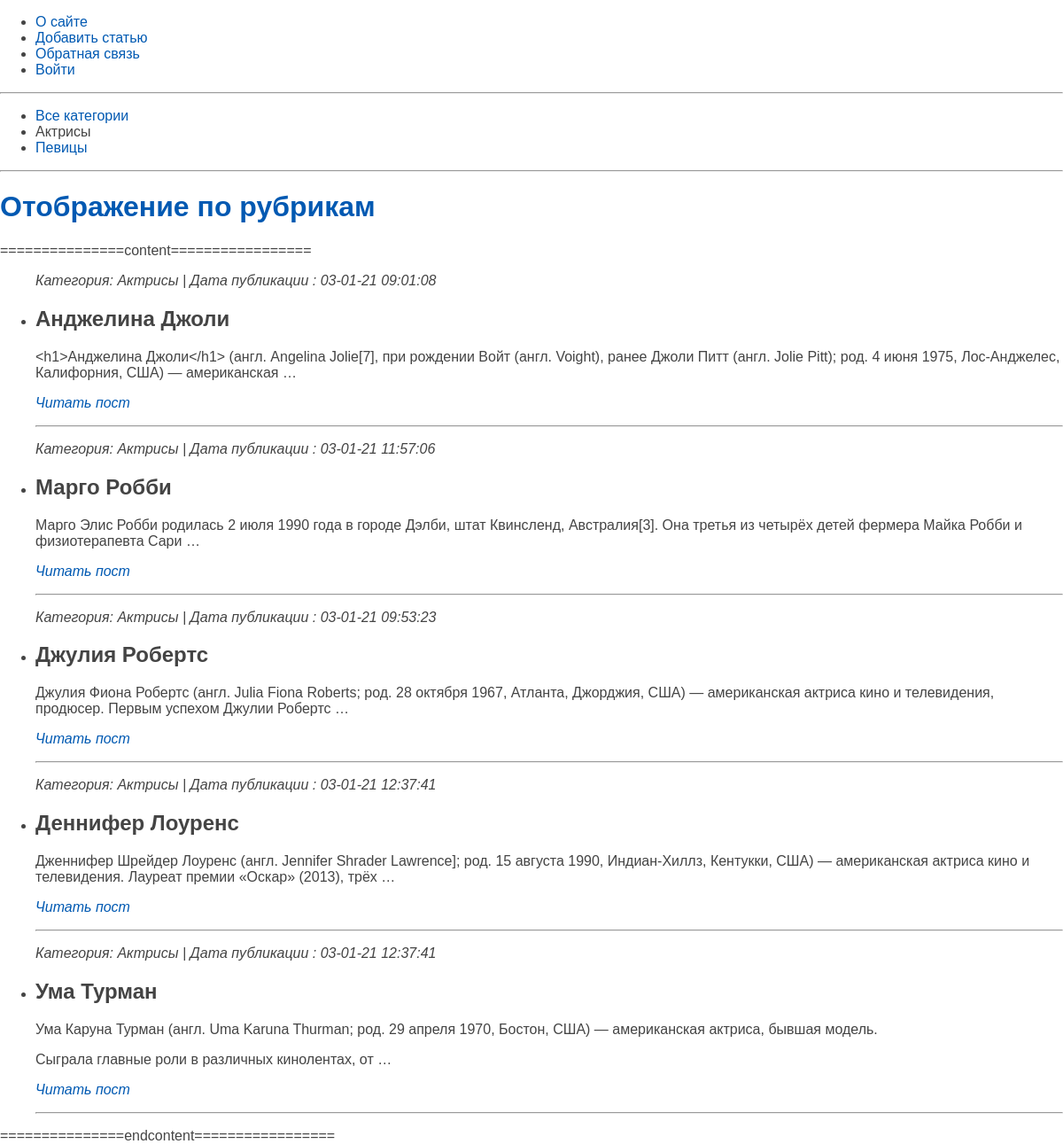
Page /category/1/ on the committed database.
### women/models.py (models this page shows, shortened)
class Category(models.Model):
    name = models.CharField(max_length=100, db_index=True)
    def __str__(self):
        return self.name
    def ab_url(self):
        return reverse('categ', kwargs={'cat_id': self.pk})

class Women(models.Model):
    title = models.CharField(max_length=255)
    content = models.TextField(blank=True)
    photo = models.ImageField(upload_to="photos/%Y/%m/%d/")
    time_create = models.DateTimeField(auto_now_add=True)
    time_update = models.DateTimeField(auto_now=True)
    is_published = models.BooleanField(default=True)
    cat = models.ForeignKey('Category', on_delete=models.PROTECT, null=True) #  Ссылка на класс строкой, поксольку сам класс ниже
    def ab_url(self):
        return reverse('post', kwargs={'post_id': self.pk})

### women/views.py (the view)
# urls.py: path('category/<int:cat_id>/', show_category, name='categ')
def show_category(request, cat_id):
    posts = Women.objects.filter(cat_id=cat_id)
    cats = Category.objects.all()
    if len(posts) == 0:
        raise Http404()
    con = {
        'posts': posts,
        'menu': menu,
        'cats': cats,
        'title': 'Отображение по рубрикам',
        'cat_selected': cat_id
    }
    return render(request, 'women/index.html', context=con)

### women/templates/women/index.html
{% extends 'women/base.html' %}
{% block content %}
<h1><a href="{% url 'home' %}">{{title}}</a></h1>
===============content=================
<ul>
	{% for p in posts %}
	<p><i>Категория: {{p.cat}} | Дата публикации : {{p.time_update|date:"d-m-y H:i:s"}}</i></p>
	<li>
		<h2>{{p.title}}</h2>
		<p>{{p.content | linebreaks | truncatewords:25}}</p>
		<p><a href="{{ p.ab_url }}"><i>Читать пост</i></a></p>
		<hr>
	</li>
	{% endfor %}
</ul>
===============endcontent=================
{% endblock %}

### women/templates/women/base.html (shortened to what this page needs)
{% load static %}
<!DOCTYPE html>
<html>
<head>
	<link type="text/css" href="{% static 'women/css/styles.css' %}" rel="stylesheet" />
</head>
<body>
{% block mainmenu %}
<ul>
	{% for m in menu %}
	<li><a href="{% url m.url_name %}">{{m.title}}</a></li>
	{% endfor %}
</ul>
{% endblock mainmenu %}
<hr>
<ul>
	{% if cat_selected == 0 %}
	<li><b>Все категории</b></li>
	{% else %}
	<li><a href="{% url 'home' %}">Все категории</a></li>
	{% endif %}
	{% for c in cats %}
	{% if c.pk == cat_selected %}
	<li>{{c.name}}</li>
	{% else %}
	<li><a href="{{c.ab_url}}">{{c.name}}</li>
	{% endif %}
	{% endfor %}
</ul>
<hr>
{% block content %}
{% endblock %}
</body>
</html>

### women/static/women/css/styles.css (style rules this page uses)
html, body { font-family: 'Arial'; margin: 0; padding: 0; height: 100%; width: 100%; color: #444; }
a { color: #0059b2; text-decoration: none; }

### rows in the picture
Category: name "Актрисы"
Category: name "Певицы"
Women: cat "Актрисы", time_update "03-01-21 09:01:08", title "Анджелина Джоли", content "<h1>Анджелина Джоли</h1> (англ. Angelina Jolie[7], при рождении Войт (англ. Voight), ранее Джоли Питт (англ. Jolie Pitt); род. 4 июня 1975, Лос-Анджелес, Калифорния, США) — американская …"
Women: cat "Актрисы", time_update "03-01-21 11:57:06", title "Марго Робби", content "Марго Элис Робби родилась 2 июля 1990 года в городе Дэлби, штат Квинсленд, Австралия[3]. Она третья из четырёх детей фермера Майка Робби и физиотерапевта Сари …"
Women: cat "Актрисы", time_update "03-01-21 09:53:23", title "Джулия Робертс", content "Джулия Фиона Робертс (англ. Julia Fiona Roberts; род. 28 октября 1967, Атланта, Джорджия, США) — американская актриса кино и телевидения, продюсер. Первым успехом Джулии Робертс …"
Women: cat "Актрисы", time_update "03-01-21 12:37:41", title "Деннифер Лоуренс", content "Дженнифер Шрейдер Лоуренс (англ. Jennifer Shrader Lawrence]; род. 15 августа 1990, Индиан-Хиллз, Кентукки, США) — американская актриса кино и телевидения. Лауреат премии «Оскар» (2013), трёх …"
Women: cat "Актрисы", time_update "03-01-21 12:37:41", title "Ума Турман", content "Ума Каруна Турман (англ. Uma Karuna Thurman; род. 29 апреля 1970, Бостон, США) — американская актриса, бывшая модель. Сыграла главные роли в различных кинолентах, от …"

### other values in the picture
{{ m.title }} "О сайте" "Добавить статью" "Обратная связь" "Войти"
{{ title }} "Отображение по рубрикам"
